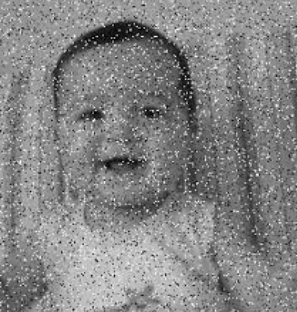
#> input picture images/tuzbiber.png, 297 x 312 px
$ python 8tuzbiber-medyan-mean.py
#> lines starting #> are read from the running program, lines starting #| are printed output that depends on the picture
import cv2
import numpy as np

# Resmi yerel dosyadan al
file_path = 'images/tuzbiber.png'
img = cv2.imread(file_path, cv2.IMREAD_GRAYSCALE)  # Resmi gri tonlamaya dönüştür
#> img is the input picture: shape (312, 297); min 1, max 253, mean 132.7

# Medyan filtresi
def median_filter(img, size):
#> called with size = 5
    result = np.zeros_like(img, dtype=np.uint8)
    img = np.pad(img, (size // 2, size // 2), mode='constant')  # Sınır pikselleri için padding
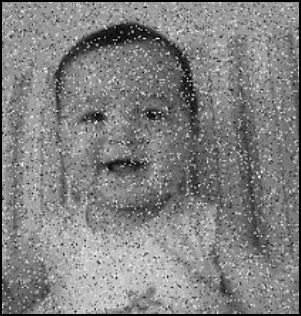
#> img: shape (316, 301); min 0, max 253, mean 129.3

    rows, cols = img.shape  # Görüntünün boyutlarını al
#> rows = 316; cols = 301

    for i in range(size // 2, rows - size // 2):
        for j in range(size // 2, cols - size // 2):
            neighbors = img[i - size // 2:i + size // 2 + 1, j - size // 2:j + size // 2 + 1].flatten()
            result[i - size // 2, j - size // 2] = np.median(neighbors)
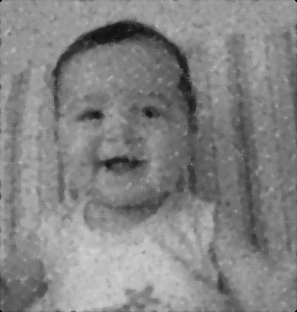
#> result: shape (312, 297); min 0, max 209, mean 131.8

    return result

# Ortalama filtresi
def mean_filter(img, size):
#> called with size = 5
    result = np.zeros_like(img, dtype=np.uint8)
    img = np.pad(img, (size // 2, size // 2), mode='constant')  # Sınır pikselleri için padding

    rows, cols = img.shape  # Görüntünün boyutlarını al
#> rows = 316; cols = 301

    for i in range(size // 2, rows - size // 2):
        for j in range(size // 2, cols - size // 2):
            neighbors = img[i - size // 2:i + size // 2 + 1, j - size // 2:j + size // 2 + 1].flatten()
            result[i - size // 2, j - size // 2] = int(np.mean(neighbors))

    return result

# Görüntü boyutlarını kontrol et
if img is None:
    print(f"Resim yüklenemedi. Lütfen dosya yolunu kontrol edin: {file_path}")
    exit()

# Medyan ve Ortalama filtrelerini uygula
median_filtered_img = median_filter(img, size=5)  # Filtre boyutu ayarlanabilir
mean_filtered_img = mean_filter(img, size=5)  # Filtre boyutu ayarlanabilir

# Gürültülü ve filtrelenmiş resimleri göster
cv2.imshow('Gürültülü Resim', img)
cv2.imshow('Medyan Filtreli Resim', median_filtered_img)
cv2.imshow('Ortalama Filtreli Resim', mean_filtered_img)
cv2.waitKey(0)
cv2.destroyAllWindows()
